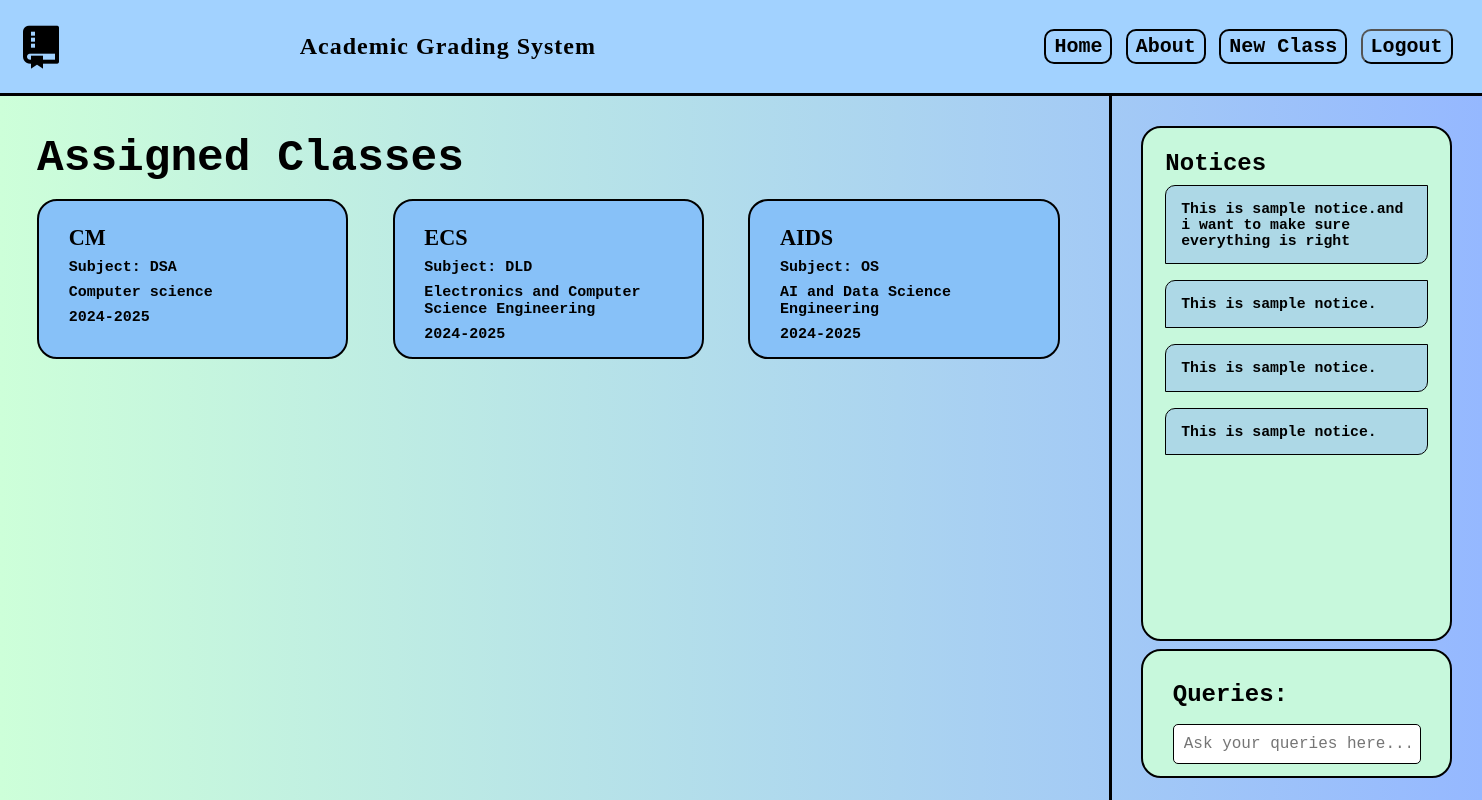
Screenshot of /myclass/ (signed in) with the database file from the repository.
### myclass/models.py (models this page shows, shortened)
class Classlist(models.Model):
    title = models.CharField(max_length=75)
    branch = models.CharField(max_length=100, default=None, null=True, blank=True)
    subject = models.CharField(max_length=100, default=None, null=True, blank=True)
    academic_year = models.CharField(max_length=30, default=None, null=True, blank=True)
    slug = models.SlugField(unique=True, primary_key=True)
    date = models.DateTimeField(auto_now_add=True)
    author = models.ForeignKey(User, on_delete=models.CASCADE)

### myclass/views.py (the view)
# urls.py: path('', views.class_list, name="list"),
def class_list(request):
    user_classes = Classlist.objects.filter(author=request.user).order_by('-date')
    return render(request, 'class_list.html', {'classlists': user_classes})

### myclass/templates/class_list.html
{% extends 'layout.html' %} {% block title %}Class{% endblock %}
{% block content %}
<div id="classlist-main">
  <div id="classlist">
    <h1>Assigned Classes</h1>
    <div id="post-container">
      {% for classlist in classlists %}
      <a href="{% url 'myclass:page' slug=classlist.slug %}"
        ><article class="post">
          <h2>{{ classlist.title }}</h2>
          <p>Subject: {{ classlist.subject }}</p>
          <p>{{ classlist.branch }}</p>
          <p>{{ classlist.academic_year }}</p>
        </article></a
      >
      {% empty %}
      <h2>No classes found.</h2>
      {% endfor %}
    </div>
  </div>
  <div id="classlistside">
    <div id="notices">
      <h2>Notices</h2>
      <span
        >This is sample notice.and i want to make sure everything is right</span
      >
      <span>This is sample notice.</span>
      <span>This is sample notice.</span>
      <span>This is sample notice.</span>
    </div>
    <div id="queries">
      <h2>Queries:</h2>
      <form action="">
        <input
          type="text"
          name=""
          id=""
          placeholder="Ask your queries here..."
        />
      </form>
    </div>
  </div>
</div>
{% endblock %}

### templates/layout.html (shortened to what this page needs)
<!DOCTYPE html>
{% load static %}
<html lang="en">
  <head>
    <link rel="stylesheet" type="text/css" href="{% static 'style.css' %}" />
    <link
      href="https://cdn.jsdelivr.net/npm/remixicon@4.3.0/fonts/remixicon.css"
      rel="stylesheet"
    />
  </head>
  <body>
    <nav id="nav">
      <div id="nav1">
        <i class="ri-git-repository-fill"></i>
        <h1>Academic Grading System</h1>
      </div>
      <div id="nav2">
        <a href="/" >Home</a>
        <a href="/about">About</a>
        {% if user.is_authenticated %}
          <a href="{% url 'myclass:new-class'%}">New Class</a>
          <form action="{% url 'users:logout'%}" method="post">
            <button class="logout-button">Logout</button>
          </form>
        {% else %}
          {% comment %} <a href="{% url 'users:login'%}">Login</a> {% endcomment %}
          <a href="{% url 'users:register'%}">Register</a>
        {% endif %}
      </div>
    </nav>
    <main>
      {% block content %}{% endblock %}
    </main>
  </body>
</html>

### static/style.css (style rules this page uses)
* { padding: 0; margin: 0; box-sizing: border-box; }
html, body { min-height: 100vh; background: linear-gradient(to right, #cdffd9, #95b8ff); }
#nav { height: 12vh; background-color: #a2d2ff; width: 100%; display: flex; justify-content: space-between; padding: 2vh; border-bottom: 3px solid #000; }
#nav1 { height: 100%; width: 40%; display: flex; align-items: center; justify-content: space-between; }
#nav1 i { font-size: 6vh; }
#nav1 h1 { font-size: 3vh; font-family: monument; text-transform: capitalize; letter-spacing: 1px; }
#nav2 { height: 100%; width: 30%; display: flex; align-items: center; justify-content: space-evenly; }
#nav2 a { color: #000; font-weight: 900; font-size: 2.5vh; font-family: "Courier New", Courier, monospace; text-decoration: none; background-color: #a2d2ff; padding: 0.5vh 1vh; border-radius: 10px; border: 2px solid #000; }
.logout-button { font-family: "Courier New", Courier, monospace; font-size: 2.5vh; font-weight: 700; padding: 0.5vh 1vh; border-radius: 10px; background-color: #a2d2ff; }
#classlist-main { display: flex; }
#classlist { width: 75vw; height: 88vh; padding: 2.5vw; border-right: 3px solid #000; }
#classlist h1 { font-size: 3vw; font-family: "Courier New", Courier, monospace; }
#post-container { display: flex; flex-wrap: wrap; gap: 0 3vw; justify-content: flex-start; }
#post-container a { text-decoration: none; color: #000; }
#post-container h2 { width: 70vw; font-size: 1.5vw; font-family: "Gillroy"; font-weight: 700; }
.post { width: 21vw; height: 20vh; margin: 5vh; border-radius: 20px; border-bottom: 1px solid #ddd; padding: 3vh 2vw; background-color: #87c1f8; margin: 2vh 0; border: 2px solid #000; }
.post h2 { font-family: "Gillroy"; font-size: 30px; }
.post p { font-family: "Courier New", Courier, monospace; font-size: 15px; font-weight: bolder; margin: 1vh 0; }
#classlistside { width: 25vw; height: 88vh; padding: 2vw; }
#notices { background-color: #c7f8dc; width: 100%; height: 80%; padding: 1.5vw; border-radius: 20px; border: 2px solid #000; font-family: "Courier New", Courier, monospace; display: flex; flex-direction: column; gap: 1vh; overflow: hidden; }
#notices span { width: 100%; padding: 1vw; background-color: lightblue; font-size: 1vw; font-weight: 550; margin-bottom: 1vh; border: 1px solid #000; border-radius: 10px 0 10px 0; }
#queries { background-color: #c7f8dc; border: 2px solid #000; width: 100%; height: 20%; padding: 2vw; border-radius: 20px; margin-top: 2.5%; font-family: "Courier New", Courier, monospace; }
#queries form { width: 100%; height: 85%; align-self: center; }
#queries input { margin-top: 2vh; width: 100%; padding: 10px; border: 1px solid #000; border-radius: 5px; box-sizing: border-box; font-size: 16px; font-family: "Courier New", Courier, monospace; }
a { color: #000; text-decoration: none; }

### rows the page displays
Classlist: title "CM", subject "DSA", branch "Computer science", academic_year "2024-2025"
Classlist: title "ECS", subject "DLD", branch "Electronics and Computer Science Engineering", academic_year "2024-2025"
Classlist: title "AIDS", subject "OS", branch "AI and Data Science Engineering", academic_year "2024-2025"
